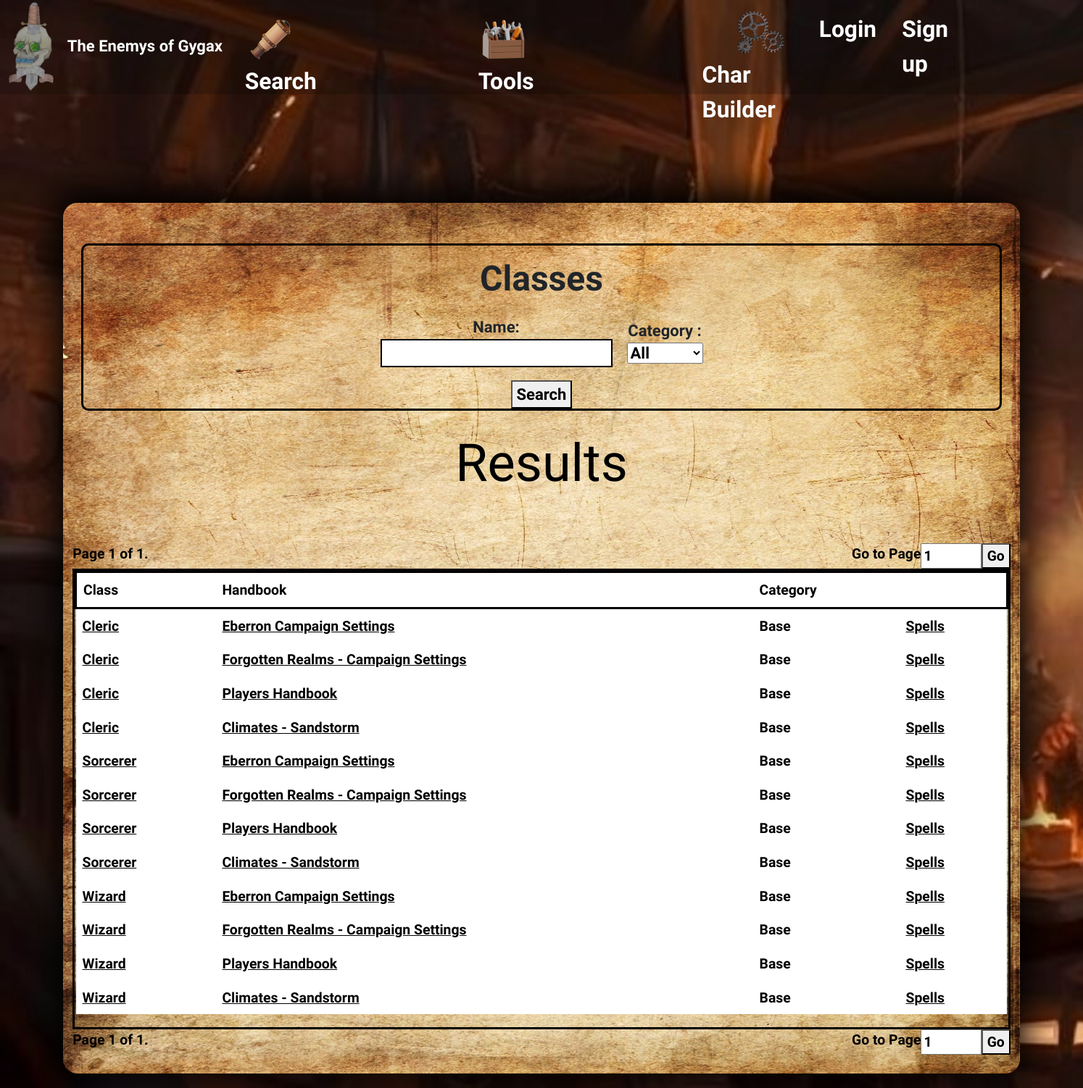
Page /class_filter/Cleric 4, Sorcerer 4, Wizard 4, on the committed database.
### main/models.py (models this page shows, shortened)
class Classes(models.Model):
  text = models.CharField(max_length=50)
  link = models.URLField(max_length=200, null=True)
  date = models.DateTimeField(auto_now_add=True)
  category = models.CharField(max_length=10, null=True)
  handbook = models.CharField(max_length=30, null=True)

### main/views.py (the view)
# urls.py: path('class_filter/<classe>',views.class_filter,name='class_filter'),
def class_filter(request, classe):
  classe = str(classe)
  classe = classe.split(',')
  for i in range(len(classe)):
    if i <1:
     classe[i] = classe[i][:-2]
    else:
      classe[i] = classe[i][1:-2]
  classe = classe[:-1]
  result = Classes.objects.filter(text__in=classe).order_by('text')
  class_paginator = Paginator(result,20)
  pag_num = request.GET.get('page')
  page = class_paginator.get_page(pag_num)
  context = { 'pag' : page, 'method' : request.method}
  return render(request, 'main/classes.html', context)

### main/templates/main/classes.html (shortened to what this page needs)
{% extends 'main/base.html' %}
{% block content %}
  <center>
    <div class="search search_classes">
      <p class="search_titles">Classes</p>
      <form action="{%url 'classes'%}" method = 'post'>
        <div class="div_search_elements">
            <p class="search_elements">Name:<input type="text" aria-label="Search" name='searchclasses' class="input_rect"></p>
            <p class="search_elements">Category :
              <select name="classtype" id="prest">
               <option value="">All</option>
            </select></p>
         </div>
         <div class="search_button">
            <button type="submit">Search</button>
         </div>
      </form>
   </div>
  {%if pag %}
     <h1 class="page_header"> Results  </h1><br><br>
     {%include "main/pagination.html"%}
     <div class="table_div">
      <table class="table table-hover table-borderless">
        <thead>
          <tr class="table_header">
            <th scope="col">Class</th>
            <th scope="col">Handbook</th>
            <th scope="col">Category</th>
            <th scope="col"></th>
          </tr>
        </thead>
        <tbody>
          {% for results in pag.object_list %}
          <tr>
              <td> <a href={{results.link}} target="_blank" class="result_objects">{{results.text}}</a></td>
              <td><a href="{% url 'handbook' results.handbook%}" target="_blank" class="result_objects">{{results.handbook}}</a></td>
              <td>{{results.category}}</td>
              <td> <a href="{%url 'spells' results.text%}" class="result_objects">Spells</a></td>
           </tr>
          {%endfor%}
        </tbody>
      </table>
     </div>
  {%include "main/pagination.html"%}
  {%else%}
      <h1 class="No_results">No Results to show</h1>
  </center>
  {%endif%}
{% endblock %}

### main/templates/main/base.html (shortened to what this page needs)
{%load static%}
{% load bootstrap5 %}
 <!DOCTYPE html>
 <html lang="en">
 <head>
  <link rel="stylesheet" href="{% static 'css/style.css'%}">
  {%bootstrap_css%}
 </head>
 <body class="body">
    <div>
      <nav class="navbar navbar-expand-lg navbar-dark shadow-5-strong navbar-static-top" style="max-width: 100vw;position:sticky; top:0;background-color: rgba(0,0,0,.2);min-width: 100vw; ">
        <div class="container-fluid" style="flex-wrap: nowrap;padding-left: 0;">
            <div>
              <a class="navbar-brand" href="{%url 'index' %}" id="navbar_text">
                <img src="{% static 'css/logo_gygax.png'%}" alt="" id="logo"> The Enemys of Gygax</a>
            </div>
            <div class="finder_icons" >
              <div class="dropdown icon_finder"> <button style="display: flex;flex-direction: column;max-height: 110%;"><img src="{% static 'css/search_icon.png'%}" alt="Finder" class="icon_">Search </button>
              </div>
              <div class="dropdown icon_finder"> <button style="display: flex;flex-direction: column;max-height: 110%;"><img src="{% static 'css/toolicon.png'%}" alt="Tools" class="icon_">Tools </button>
              </div>
              <div >
                <a href="{% url 'char_builder'%}" class="dropdown_search header_cb" style="align-items: center;"><img src="{%static 'css/gearicon.png'%}" alt="Handbook"  class="icon_"><p style="font-size: 1.8rem;font-family: inherit;margin-bottom:0 ;color:white ;">Char Builder</p></a>
              </div>
             </div>
              <div class="log_div">
                {%if not user.is_authenticated %}
                  <div style="display: flex;">
                    <a class="nav-link" href="{%url 'login' %}" style="font-size: 1.8rem;margin-right: 2rem;">Login</a>
                    <a  class="nav-link" href="{%url 'register'%}" style="font-size: 1.8rem;margin-right: 10rem;">Sign up</a>
                  </div>
                {%endif%}
              </div>
         </div>
        </nav>
    </div>
  <div class="container" >
    <div class="main_content" id="Builder_Content">
        {%block content%}{% endblock content%}
    </div>
  </div>
 </body>
 </html>

### main/templates/main/pagination.html (shortened to what this page needs)
<div class="pagination">
      <div>
        <span class="step-links">
            <span class="current" >
              Page {{ pag.number }} of {{ pag.paginator.num_pages }}.
            </span>
          </span>
      </div>
      <div>
        <form  class="goto_page_form">
          Go to Page<input type="number" aria-label="Search" name="page" class="goto_page" value="{{pag.number}}">
           <button name="submit">Go</button>
        </form>
      </div>
</div>

### main/static/css/style.css (style rules this page uses)
* { font-family: 'MedievalSharp'; font-size: 1.1rem; font-weight: 600; box-sizing:border-box; }
.navbar { position:sticky; }
div { max-width: 80%vw; }
.body { background-image: url(background.jpg); background-size: cover; }
.dropdown_search { display: flex; gap: 1rem; }
.finder_icons { height: 10rem; display: flex; max-height: 110px; }
.container { padding: 1.5rem; margin: 150px 0px 20px 0px; background-image: url(handbook.jpg); min-width: min-content; background-size: 100% 100%; background-repeat: no-repeat; align-items: center; border-radius: 20px; box-shadow: -2px -10px 50px 10px black; }
.container-fluid { max-height: 100%; }
.search { font-family: 'MedievalSharp'; font-size: 32px; font-weight: 600; display: flex; flex-direction: column; height: auto; border: 3px solid black; margin: 30px 12px; border-radius: 10px; align-items: center; justify-content: center; width:-webkit-fill-available; }
.search_elements { font-size: 22px; padding: 0px 10px; display: flex; text-align: center; flex-direction: column; align-items: center; }
.input_rect { border : 2px solid; }
.search_titles { font-size: 48px; margin: 10px 0px 14px }
.search_button { font-size: 22px; display: flex; justify-content: center; }
.div_search_elements { display: flex; justify-content: center; align-items: center; flex-wrap: wrap; }
.navbar { height: 130px; color: white; background-color: black; }
.icon_ { max-width: fit-content; max-height: 4rem; cursor: pointer; }
.icon_finder { max-height: 100%; display: flex; flex-direction: column; justify-content: center; }
#logo { width: 5rem; height: 100%; }
.result_objects { font-weight: 900; max-height: 5.2rem; color: black; }
.table_header { background-color: black; color: white; border: solid 2px black; }
.table_div { border: 3px solid; border-color: black; overflow: hidden; }
.table { margin: 0; }
.pagination { display:flex; justify-content: space-between; }
.goto_page { max-width: 20%; }
.goto_page_form { display: flex; justify-content: flex-end; color : black; }
.current { color: black; font-weight: 600; }
.page_header { font-size: 72px; color: black; }
.dropdown button { background-color: rgba(68, 67, 67, 0); color: #fff; padding: 0.5rem 0.75rem; border: none; cursor: pointer; }
.dropdown { color: #fff; display: inline-block; width: 20rem; font-size: 1.8rem; }
.header_cb { display: flex; flex-direction: column; text-decoration: none; gap: 0; }
.table thead { border: solid 3px black; }

### rows in the picture
Classes: text "Cleric", handbook "Eberron Campaign Settings", category "Base"
Classes: text "Cleric", handbook "Forgotten Realms - Campaign Settings", category "Base"
Classes: text "Cleric", handbook "Players Handbook", category "Base"
Classes: text "Cleric", handbook "Climates - Sandstorm", category "Base"
Classes: text "Sorcerer", handbook "Eberron Campaign Settings", category "Base"
Classes: text "Sorcerer", handbook "Forgotten Realms - Campaign Settings", category "Base"
Classes: text "Sorcerer", handbook "Players Handbook", category "Base"
Classes: text "Sorcerer", handbook "Climates - Sandstorm", category "Base"
Classes: text "Wizard", handbook "Eberron Campaign Settings", category "Base"
Classes: text "Wizard", handbook "Forgotten Realms - Campaign Settings", category "Base"
Classes: text "Wizard", handbook "Players Handbook", category "Base"
Classes: text "Wizard", handbook "Climates - Sandstorm", category "Base"

### other values in the picture
{{ pag.number }} "1 1"
{{ pag.paginator.num_pages }} "1 1"
